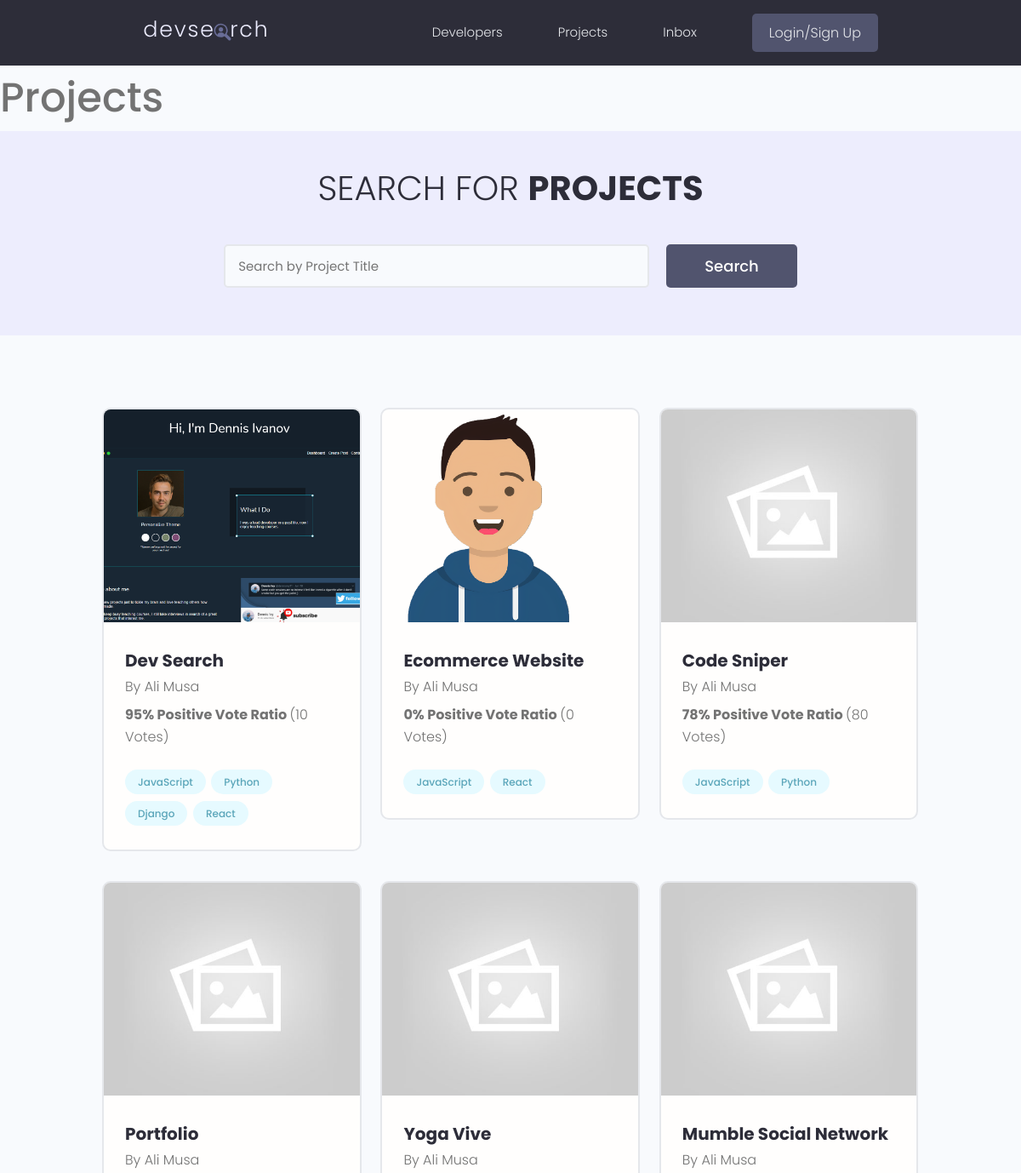
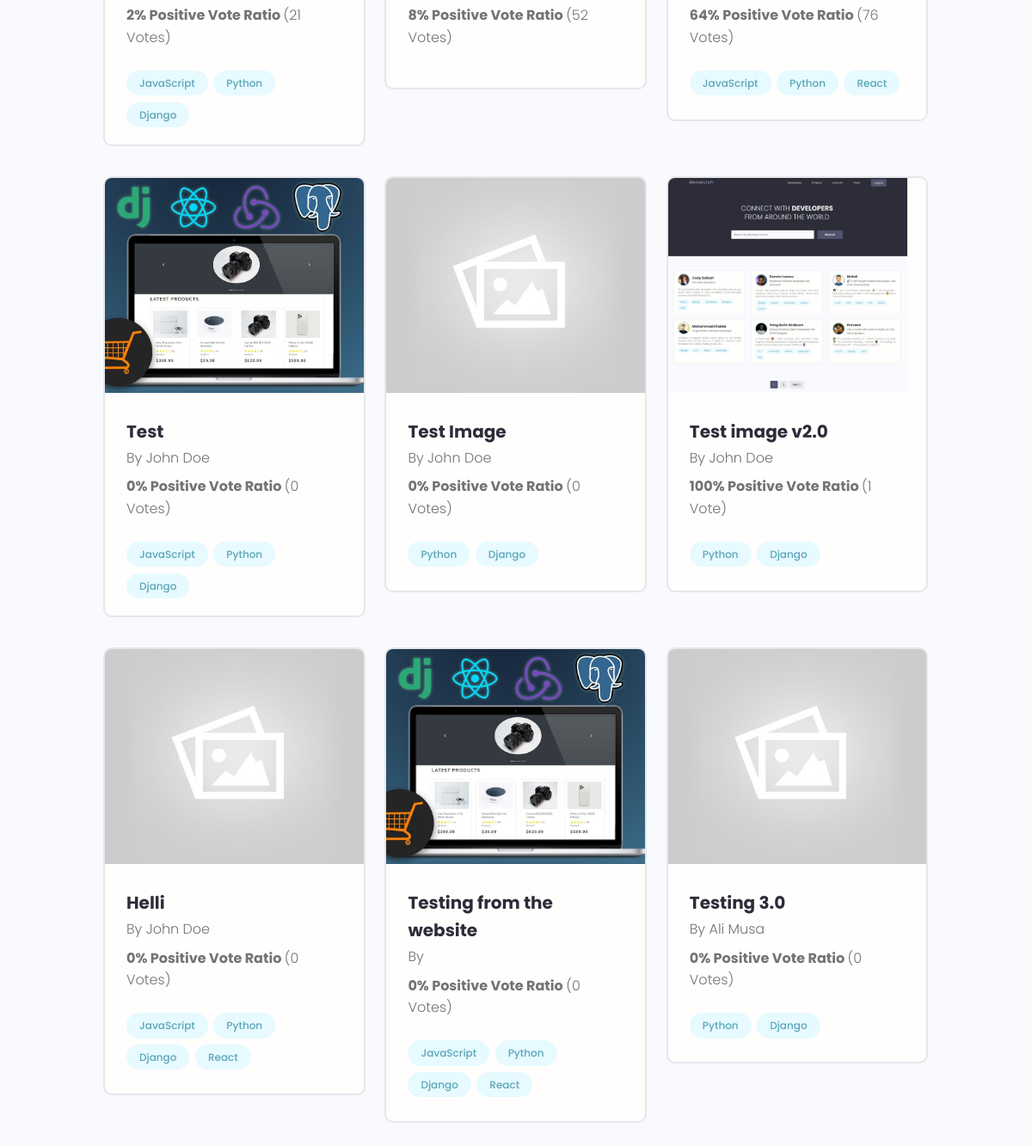
/projects/, run on the app's committed database (2 pictures, top to bottom).
### projects/models.py (models this page shows, shortened)
class Project(models.Model):
    owner = models.ForeignKey(Profile, null = True, blank = True, on_delete = models.SET_NULL)
    title = models.CharField(max_length=200)
    description = models.TextField(null=True, blank= True)
    feature_image = models.ImageField(null=True, blank=True, default = 'default.jpg')
    demo_link = models.CharField(max_length = 2000, null =True, blank = True)
    source_link = models.CharField(max_length= 2000, null = True, blank = True)
    Tags = models.ManyToManyField('Tags',blank=True)
    created = models.DateTimeField(auto_now_add= True)
    vote_total = models.IntegerField(default = 0, null = True, blank= True)
    vote_ratio = models.IntegerField(default = 0, null = True, blank = True)
    id = models.UUIDField(default=uuid.uuid4, unique=True, primary_key=True, editable = False)

class Tags(models.Model):
    name = models.CharField(max_length=200)
    created = models.DateTimeField(auto_now_add= True)
    id = models.UUIDField(default=uuid.uuid4, unique=True, primary_key=True, editable = False)
    def __str__(self):
        return self.name

### users/models.py (models this page shows, shortened)
class Profile(models.Model):
    user = models.OneToOneField(User, on_delete=models.CASCADE, null = True, blank = True)
    username= models.CharField(max_length=200, blank=True, null = True)
    name = models.CharField(max_length=200, blank=True, null = True)
    email= models.EmailField(max_length=200, blank = True, null = True)
    location = models.CharField(max_length=200, blank = True, null = True)
    short_intro = models.CharField(max_length=200, blank=True, null = True)
    bio = models.TextField(blank = True, null= True)
    profile_image = models.ImageField(null=True, blank = True, upload_to='profiles/', default = 'profiles/user-default.png')
    social_github = models.CharField(max_length=200, blank=True, null = True)
    social_twitter = models.CharField(max_length=200, blank=True, null = True)
    social_linkedin = models.CharField(max_length=200, blank=True, null = True)
    social_youtube = models.CharField(max_length=200, blank=True, null = True)
    created = models.DateTimeField(auto_now_add= True)
    id = models.UUIDField(default=uuid.uuid4, unique=True, primary_key=True, editable = False)

### projects/views.py (the view)
# urls.py: path('projects/', views.getProjects),
def projects(request):
    projects =  Project.objects.all()
    context = {'projects': projects}
    return render(request, 'projects/projects.html', context)

### projects/templates/projects/projects.html (shortened to what this page needs)
{% extends 'main.html' %}
{% block content%}
<h1>Projects</h1>
<main class="projects">
    <section class="hero-section text-center">
      <div class="container container--narrow">
        <div class="hero-section__box">
          <h2>Search for <span>Projects</span></h2>
        </div>
        <div class="hero-section__search">
          <form class="form" action="#" method="get">
            <div class="form__field">
              <input class="input input--text" id="formInput#search" type="text" name="text"
                placeholder="Search by Project Title" />
            </div>
            <input class="btn btn--sub btn--lg" type="submit" value="Search" />
          </form>
        </div>
      </div>
    </section>
    <section class="projectsList">
      <div class="container">
        <div class="grid grid--three">
        {% for project in projects %}
          <div class="column">
            <div class="card project">
              <a href="{% url 'product' project.id %}" class="project">
                <img class="project__thumbnail" src="{{project.feature_image.url}}" alt="project thumbnail" />
                <div class="card__body">
                  <h3 class="project__title">{{project.title}}</h3>
                  <p><a class="project__author" href=""></a>By {{project.owner.name}}</p>
                  <p class="project--rating">
                    <span style="font-weight: bold;"> {{project.vote_ratio}}% Positive Vote Ratio </span>({{project.vote_total}} Vote{{project.vote_total|pluralize:"s"}})
                  </p>
                  <div class="project__tags">
                    {% for tag in  project.Tags.all %}
                    <span class="tag tag--pill tag--main">
                      <small>{{tag}}</small>
                    </span>
                    {% endfor %}
                  </div>
                </div>
              </a>
            </div>
          </div>
          {% endfor %}
        </div>
      </div>
    </section>
  </main>
{% endblock content%}

### static/styles/app.css (style rules this page uses)
:root { --color-sub: #2d2d39; }
.btn--sub { background-color: var(--color-sub-light); }
.card { border: 2px solid var(--color-light); }
img { width: 100%; }
.hero-section { height: 40vh; display: flex; align-items: center; background-color: var(--color-sub); }
.hero-section__box { margin-bottom: 4rem; }
.hero-section__box > h2, .hero-section__box > h2 > span { font-size: 4rem; color: var(--color-light); line-height: 1.3; text-transform: uppercase; }
.hero-section__box > h2 { font-weight: 300; }
.hero-section__box > h2 > span { font-weight: 700; }
.hero-section__search > .form { display: flex; align-items: center; justify-content: center; gap: 2rem; }
.hero-section__search > .form input.input--text { width: 50rem; }
.project--rating { margin-bottom: 1.6em; margin-top: .5em; }
.projects > .hero-section { background: var(--color-sub-lighter); height: 30vh; }
.projects .hero-section__box { margin-bottom: 2.5rem; }
.projects .hero-section__box > h2 { color: var(--color-sub); }
.projects .hero-section__box > h2 > span { font-weight: 700; color: var(--color-sub); }
.projectsList { margin-top: 8rem; }
.project__thumbnail { height: 25rem; object-fit: cover; object-position: top center; }
.project__title { font-size: 2rem; font-weight: 700; color: var(--color-sub); }

### static/uikit/styles/modules/_variables.css (style rules this page uses)
:root { --color-main: #5aa5b9; --color-main-light: #e6faff; --color-sub: #3f4156; --color-sub-light: #51546e; --color-sub-lighter: #ededfd; --color-text: #737373; --color-gray: #8b8b8b; --color-light: #e5e7eb; --color-light-gray: #767676; --color-bg: #f8fafd; --color-white: #fffefd; --color-white-light: #f3f3f3; --color-success: #359e64; --color-success-bg: #def8e8; --color-error: #fc4b0b; --color-error-bg: #fff2ee; --font-base: 'Poppins', arial, helvetica, 'Segoe UI', roboto, ubuntu, sans-serif; --font-monospace: 'Fira Code', 'Courier New', courier, monospace; --font-regular: 300; --font-medium: 500; --font-bold: 700; --generic-shadow: 1px 1px 5px #00000010; --generic-transition: all 0.3s ease-in-out; }

### static/uikit/styles/modules/_base.css (style rules this page uses)
* { margin: 0; padding: 0; box-sizing: border-box; text-rendering: optimizeLegibility; color: inherit; font-size: inherit; }
html { font-size: 50%; }
@media only screen and (min-width: 480px) { html { font-size: 56.25%; } }
@media only screen and (min-width: 1200px) { html { font-size: 62.5%; } }
body { line-height: 1.6; font-weight: 400; font-size: 1.5rem; color: var(--color-text); background-color: var(--color-bg); min-height: 100vh; }

### static/uikit/styles/modules/_typography.css (style rules this page uses)
* { font-family: var(--font-base); }
h1 { font-size: 4.8rem; font-weight: var(--font-medium); }
h2 { font-size: 3.6rem; font-weight: var(--font-bold); }
h3 { font-size: 3.2rem; font-weight: var(--font-medium); }
p, span, strong { font-size: 1.6rem; color: var(--color-text); font-weight: var(--font-regular); }
a { padding-bottom: 2px; text-decoration: none; display: inline-block; color: var(--color-main); font-weight: var(--font-medium); }

### static/uikit/styles/modules/_utilities.css (style rules this page uses)
.container { width: 92%; max-width: 165rem; margin: 0 auto; box-sizing: border-box; }
.container--narrow { width: 92%; max-width: 120rem; }
@media screen and (min-width: 1000px) { .container { width: 90%; } }
@media screen and (min-width: 1000px) { .container--narrow { width: 85%; } }
@media screen and (min-width: 1200px) { .container { width: 80%; } }
@media screen and (min-width: 1200px) { .container--narrow { width: 72%; } }
.text-center { text-align: center; }

### static/uikit/styles/modules/_button.css (style rules this page uses)
.btn { display: inline-block; position: relative; cursor: pointer; background-color: var(--color-light); font-weight: var(--font-medium); color: var(--color-sub); text-decoration: none; padding: 1rem 2rem; border-radius: 0.5rem; border: none; width: -webkit-fit-content; width: -moz-fit-content; width: fit-content; height: -webkit-fit-content; height: -moz-fit-content; height: fit-content; font-size: 1.6rem; outline-width: 0; outline-color: transparent; -webkit-backface-visibility: hidden; backface-visibility: hidden; transition: all 0.3s ease-in-out; }
.btn--sub { background-color: var(--color-sub); color: var(--color-white); }
.btn--lg { font-size: 1.8rem; padding: 1.2rem 4.5rem; }

### static/uikit/styles/modules/_card.css (style rules this page uses)
.card { border-radius: 1rem; background-color: var(--color-white); border: 1.5px solid var(--color-light); width: auto; height: auto; margin-top: 0.5rem; margin-bottom: 0.5rem; overflow: hidden; }
.card__body, .card__header { padding: 2rem 2.5rem; }

### data on the page
Project: feature_image (picture), title "Dev Search", owner.name "Ali Musa", vote_ratio "95", vote_total "10"
Tags: name "JavaScript"
Tags: name "Python"
Tags: name "Django"
Tags: name "React"
Project: feature_image (picture), title "Ecommerce Website", owner.name "Ali Musa", vote_ratio "0", vote_total "0"
Project: feature_image (placeholder picture), title "Code Sniper", owner.name "Ali Musa", vote_ratio "78", vote_total "80"
Project: feature_image (placeholder picture), title "Portfolio", owner.name "Ali Musa", vote_ratio "2", vote_total "21"
Project: feature_image (placeholder picture), title "Yoga Vive", owner.name "Ali Musa", vote_ratio "8", vote_total "52"
Project: feature_image (placeholder picture), title "Mumble Social Network", owner.name "Ali Musa", vote_ratio "64", vote_total "76"
Project: feature_image (picture), title "Test", owner.name "John Doe", vote_ratio "0", vote_total "0"
Project: feature_image (placeholder picture), title "Test Image", owner.name "John Doe", vote_ratio "0", vote_total "0"
Project: feature_image (picture), title "Test image v2.0", owner.name "John Doe", vote_ratio "100", vote_total "1"
Project: feature_image (placeholder picture), title "Helli", owner.name "John Doe", vote_ratio "0", vote_total "0"
Project: feature_image (picture), title "Testing from the website", vote_ratio "0", vote_total "0"
Project: feature_image (placeholder picture), title "Testing 3.0", owner.name "Ali Musa", vote_ratio "0", vote_total "0"
